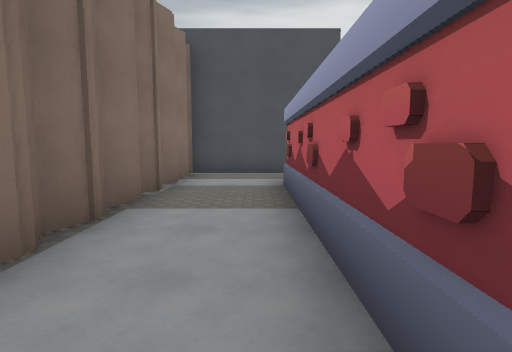
view 1 (above)

24 first-person views from a walk through a level from a Godot 3-D game. The camera is 1.5 m above the floor, tilts 6° down and sees 80° across. The floor is counted in squares, 2 m on a side. Each view is taken from the middle of a square. On the plan, view 1 faces up. The plan holds only what a view shows up to about 10 squares ahead; the rest is blank. The place goes on beyond the plan. Characters and animated objects are left out. Some surface patterns are stand-ins.

view 2
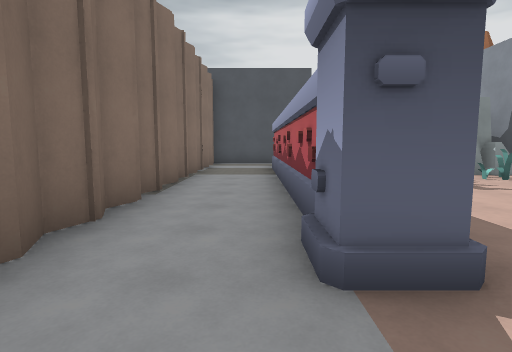

view 3
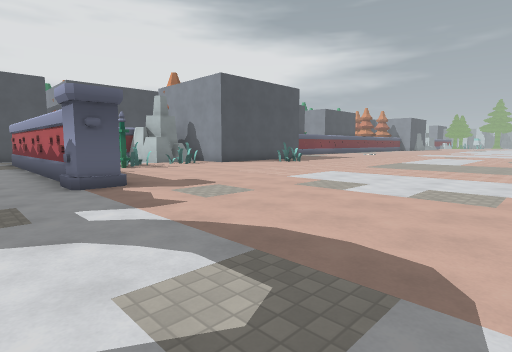

view 4
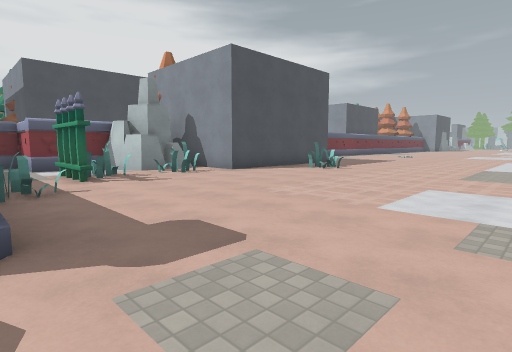

view 5
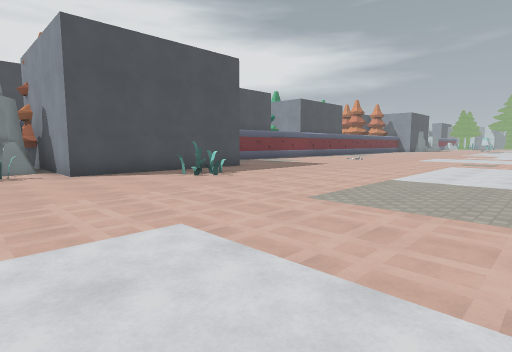

view 6
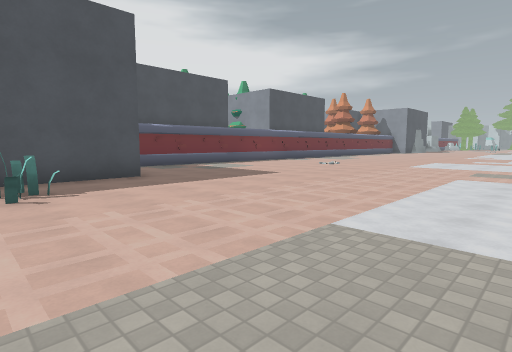

view 7
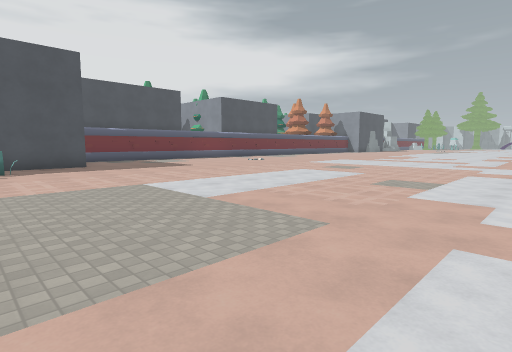

view 8
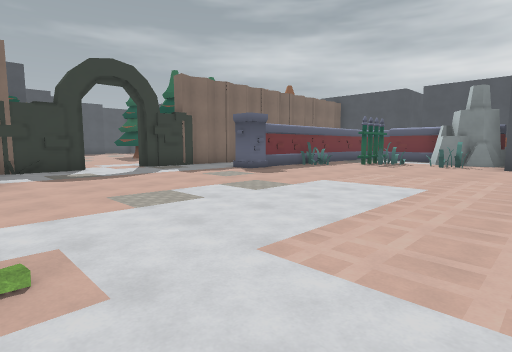

view 9
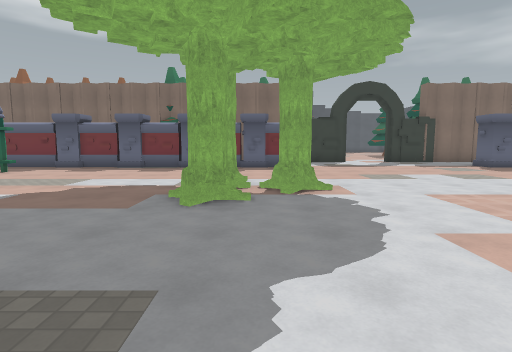

view 10
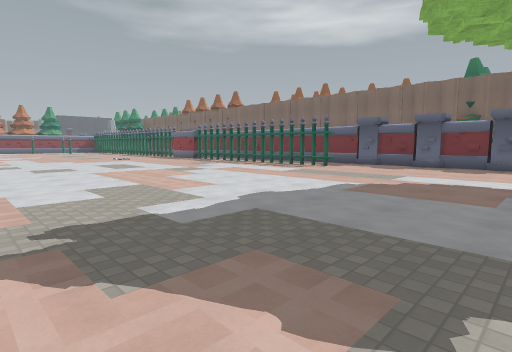

view 11
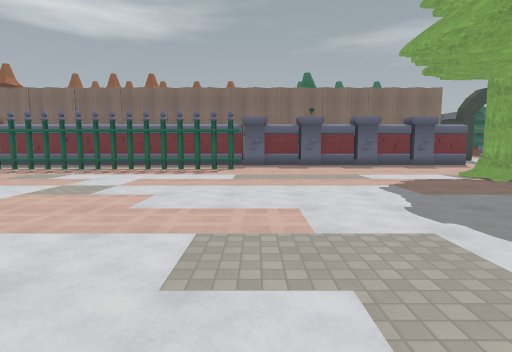

view 12
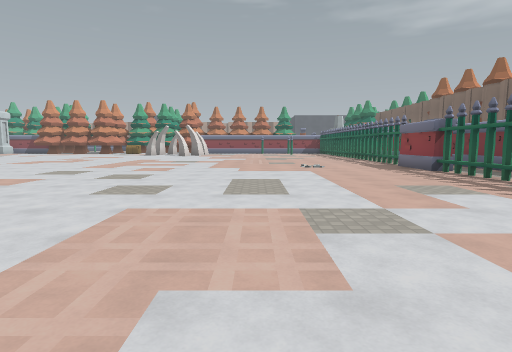

view 13
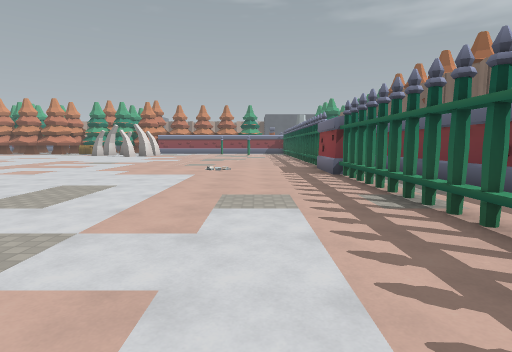

view 14
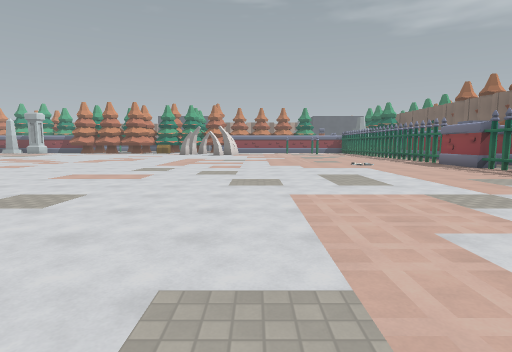

view 15
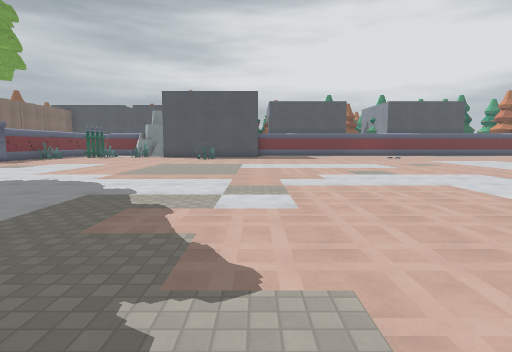

view 16
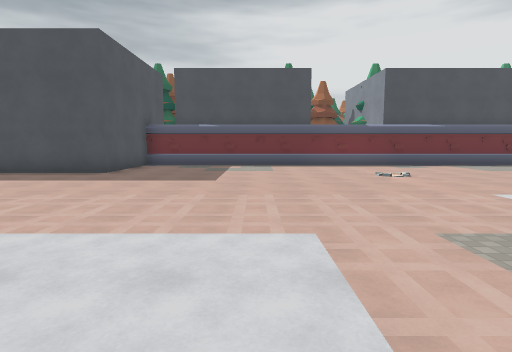

view 17
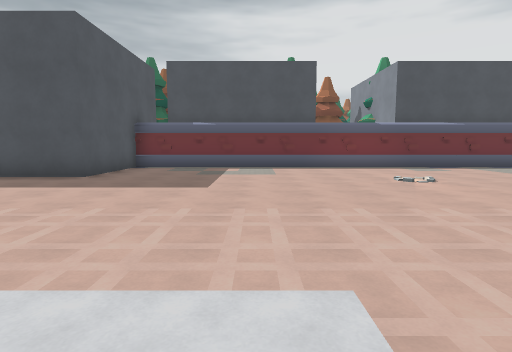

view 18
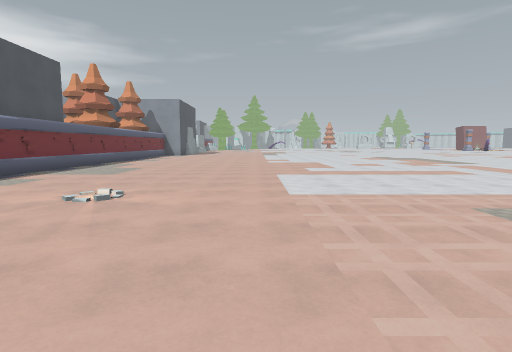

view 19
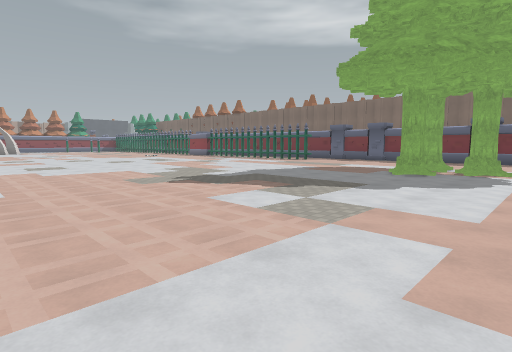

view 20
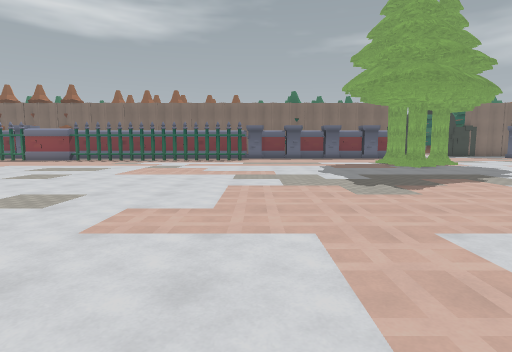

view 21
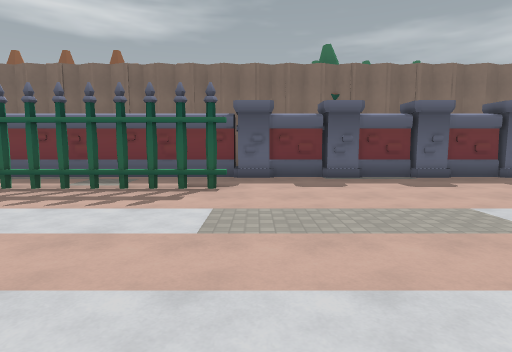

view 22
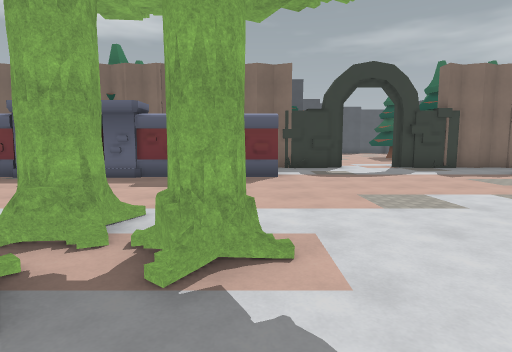

view 23
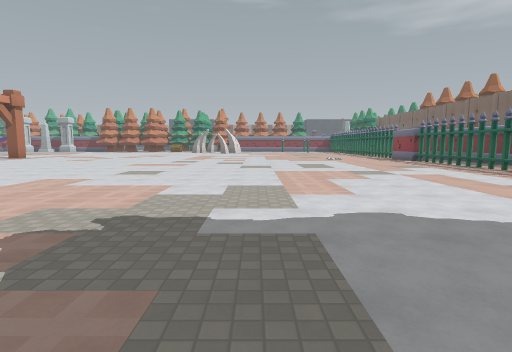

view 24
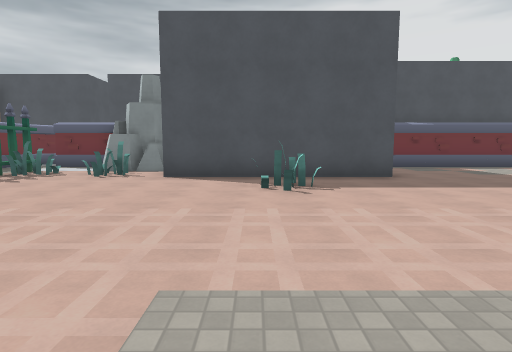

### Floor plan
Key: @ floor where view 1 was taken; # wall or solid block; . floor; = window, fence, low wall or low ledge; R rock; F fence; T pine tree; O other object.
Columns run from 4 left of view 1 to 25 right of it. Each row starts with its distance up from view 1.
  8   ######
  7   R..#
  6   R..#=
  5   R..####  #    ##############
  4   R..#. ## #    #.............
  3   R..#.F####    #.............
  2   R..#.F.########.............
  1   R..##......##...............
  0   #.@##......##...............
 -1   #..#........................
 -2   R..#........................
 -3   #...........................
 -4   #...........................
 -5   ............................
 -6   ............................
 -7   #...........................
 -8   #...........................
 -9   R  #....T...........      ..
-10   R  #....T..........
-11   R  #...TTT.........
-12   R  #..............
-13   R  #..............
-14   R  #..............
-15   R  #...............
-16   R  #................
-17   R  #.F.............
-18   R  #.F.............
-19   R  #.F..............
-20   R  #.F...............
-21   R  #.F...............
-22   R  #.F.............
-23   R  #.F..............
-24   R  #.F...............
-25   R  #.#...............
-26  TR  # #.............
-27 TTRT   O..........

Positions as (right, up) in squares from view 1, and headings:
1: (0, 0), facing up
2: (0, -4), facing up
3: (-1, -8), facing up-right
4: (1, -5), facing up-right
5: (5, -6), facing up-right
6: (9, -5), facing up-right
7: (9, -9), facing up-right
8: (8, -9), facing up-left
9: (11, -10), facing left
10: (12, -11), facing down-left
11: (12, -16), facing left
12: (8, -16), facing down
13: (5, -17), facing down
14: (10, -15), facing down
15: (12, -15), facing up
16: (16, -6), facing up
17: (16, -5), facing up
18: (15, -1), facing right
19: (15, -8), facing down-left
20: (17, -16), facing left
21: (8, -16), facing left
22: (8, -9), facing left
23: (10, -11), facing down
24: (9, -5), facing up
